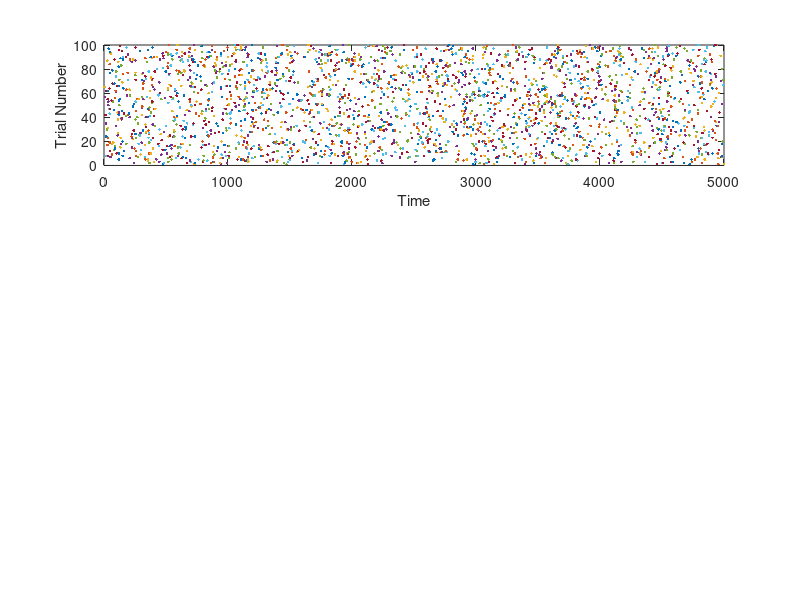

MATLAB code for this plot:
% 8th Jan CCBR tutorial
% Histogram 10ms bin

FR = 5; % Firing rate - 5Hz
Dt=1e-3; %Dt is the discretization we are using, 10^-3 means 1ms intervals
T=5; % Total Time for simulation in secs
Timepoints=T/Dt; % Total time points created would be 200 thousand, since each second is 1000 data points
N = 100 % Number of trials
i = 1
spikeMatrix = zeros(Timepoints,N) % Dimension of this matrix is now 5000 X 100

for trials = 1:N
    Lambda=FR*Dt; %Lambda, which is a threshold or spike probability at any datapoint.
    Rand=rand([Timepoints,1]); %Create a matrix of random numbers
    Spikes=zeros([Timepoints,1]); % Initiate a matrix with all zeros, which are spikes
    Spikes(Rand<Lambda)=1; % We are going to consider spikes to be binary, 
    %and when the random number exceeds the threshold, 
    %we switch "Spikes" at that time to 1
    Observed_FR=sum(Spikes==1)/T;%This will have the units of spikes per second, or events per
    %Second, hence in Hz
    SpikeIndices=find(Spikes==1); % Find function will give us the indices of the vector Spikes which are 1, ie when spike happened
    SpikeTimes=SpikeIndices*Dt; % Since 1000 indices correspond to 1 second, we scale the indices by Dt, to get time of spikes in sec
    ISI=diff(SpikeTimes); % the diff function will give us the difference between consencutive elements, hence the vector ISI holds the
    spikeMatrix(:,i) = Spikes;
    
    % Fig 1: x axis: Time, y axis: Trial number, A dot if neuron fires in that trial
    subplot(3,1,1)
    plot(SpikeIndices, i, '.'); hold on
    xlabel('Time')
    ylabel('Trial Number')  
    i = i+1;
    
end

%%

